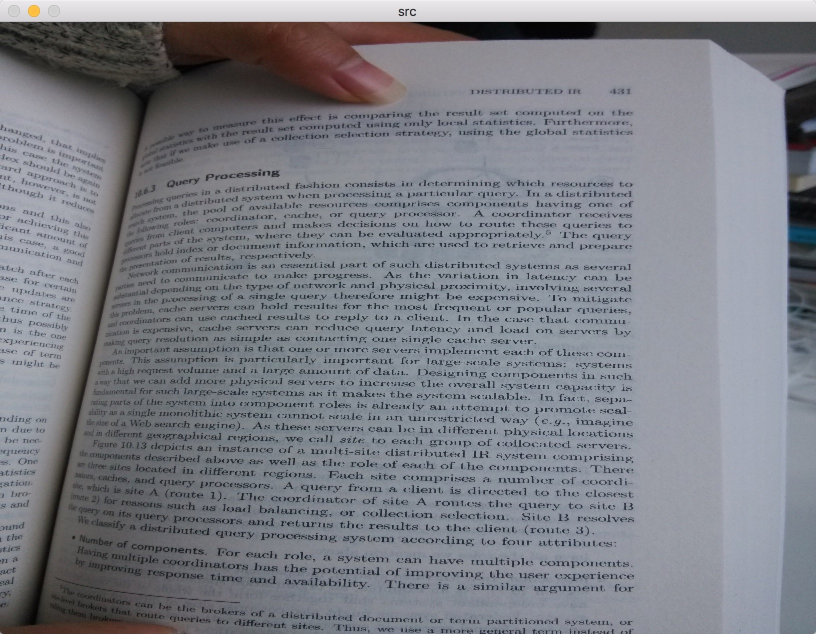
//> input picture testsrc.png, 1632 x 1268 px, given in place of test.jpg, which was not available (shown at 1/2 size)
$ ./image   (built with g++ and OpenCV 4)
//> lines starting //> are read from the running program, lines starting //| are printed output that depends on the picture; pictures that were not available may be replaced by others from this repository, and a replacement may not be noted
### image.hpp
//
//  image.hpp
//  imageEnhance
//
//  Created by tianzhaixing on 15/12/2.
//  Copyright © 2015年 beautifulreading. All rights reserved.
//

#ifndef image_hpp
#define image_hpp

#include <stdio.h>

#endif /* image_hpp */

### image.cpp
//
//  image.cpp
//  imageEnhance
//
//  Created by tianzhaixing on 15/12/2.
//  Copyright © 2015年 beautifulreading. All rights reserved.
//

#include "image.hpp"
#include <iostream>
#include <string>
#include <vector>
#include <opencv2/core/core.hpp>
#include <opencv2/highgui/highgui.hpp>
#include <opencv2/imgproc/imgproc.hpp>

using namespace std;
using namespace cv;

void calhistOfRGB(Mat& src)
{

    Mat dst;

    //分割图像为3个通道即：B, G and R
    vector<Mat> bgr_planes;
    split( src, bgr_planes );

    //创建箱子的数目
    int histSize = 256;

    //设置范围 ( for B,G,R) )
    float range[] = { 0, 256 } ;//不包含上界256
    const float* histRange = { range };

    //归一化，起始位置直方图清除内容
    bool uniform = true; bool accumulate = false;

    Mat b_hist, g_hist, r_hist;

    //计算每个平面的直方图
    //&bgr_planes[]原数组，1原数组个数，0只处理一个通道，
    //Mat()用于处理原来数组的掩膜，b_hist将要用来存储直方图的Mat对象
    //1直方图的空间尺寸，histsize每一维的箱子数目，histrange每一维的变化范围
    //uniform和accumulate箱子的大小一样，直方图开始的位置清除内容

    calcHist( &bgr_planes[0], 1, 0, Mat(), b_hist, 1, &histSize, &histRange, uniform, accumulate );
    calcHist( &bgr_planes[1], 1, 0, Mat(), g_hist, 1, &histSize, &histRange, uniform, accumulate );
    calcHist( &bgr_planes[2], 1, 0, Mat(), r_hist, 1, &histSize, &histRange, uniform, accumulate );

    //画直方图（ B, G and R）
    int hist_w = 512; int hist_h = 400;
    int bin_w = cvRound( (double) hist_w/histSize );

    Mat histImage( hist_h, hist_w, CV_8UC3, Scalar( 0,0,0) );

    //归一化结果为 [ 0, histImage.rows ]
    //b_hist输入数组，b_hist输出数组，
    //0和histImage.rows归一化的两端限制值，
    //NORM_MINMAX归一化类型 -1输出和输入类型一样，Mat()可选掩膜
    normalize(b_hist, b_hist, 0, histImage.rows, NORM_MINMAX, -1, Mat() );
    normalize(g_hist, g_hist, 0, histImage.rows, NORM_MINMAX, -1, Mat() );
    normalize(r_hist, r_hist, 0, histImage.rows, NORM_MINMAX, -1, Mat() );

    //为每个通道画图
    for( int i = 1; i < histSize; i++ )
    {
        line( histImage, Point( bin_w*(i-1), hist_h - cvRound(b_hist.at<float>(i-1)) ) ,
                 Point( bin_w*(i), hist_h - cvRound(b_hist.at<float>(i)) ),
                 Scalar( 255, 0, 0), 2, 8, 0
             );

        line( histImage, Point( bin_w*(i-1), hist_h - cvRound(g_hist.at<float>(i-1)) ) ,
                 Point( bin_w*(i), hist_h - cvRound(g_hist.at<float>(i)) ),
                Scalar( 0, 255, 0), 2, 8, 0
             );

        line( histImage, Point( bin_w*(i-1), hist_h - cvRound(r_hist.at<float>(i-1)) ) ,
                 Point( bin_w*(i), hist_h - cvRound(r_hist.at<float>(i)) ),
                 Scalar( 0, 0, 255), 2, 8, 0
             );
    }

    //显示输出结果
    namedWindow("calcHist Demo", CV_WINDOW_AUTOSIZE );
    imshow("calcHist Demo", histImage );

    waitKey(10);

}

float GetGamma(Mat& src)
{
    CV_Assert(src.data);
    CV_Assert(src.depth() != sizeof(uchar));

    int height = src.rows;
    int width  = src.cols;
    long size  = height * width;

    //!< histogram
    float histogram[256] = {0};
    uchar pvalue = 0;
    MatIterator_<uchar> it, end;
    for( it = src.begin<uchar>(), end = src.end<uchar>(); it != end; it++ )
    {
        pvalue = (*it);
        histogram[pvalue]++;

    }

    int threshold = 0;       //otsu阈值
    long sum0 = 0, sum1 = 0; //前景的灰度总和和背景灰度总和
    long cnt0 = 0, cnt1 = 0; //前景的总个数和背景的总个数

    double w0 = 0, w1 = 0;   //前景和背景所占整幅图像的比例
    double u0 = 0, u1 = 0;   //前景和背景的平均灰度
    double u = 0;            //图像总平均灰度
    double variance = 0;     //前景和背景的类间方差
    double maxVariance = 0;  //前景和背景的最大类间方差

    int i, j;
    for(i = 1; i < 256; i++) //一次遍历每个像素
    {
        sum0 = 0;
        sum1 = 0;
        cnt0 = 0;
        cnt1 = 0;
        w0   = 0;
        w1   = 0;
        for(j = 0; j < i; j++)
        {
            cnt0 += histogram[j];
            sum0 += j * histogram[j];
        }

        u0 = (double)sum0 /  cnt0;
        w0 = (double)cnt0 / size;

        for(j = i ; j <= 255; j++)
        {
            cnt1 += histogram[j];
            sum1 += j * histogram[j];
        }

        u1 = (double)sum1 / cnt1;
        w1 = 1 - w0;                 // (double)cnt1 / size;

        u = u0 * w0 + u1 * w1;

        //variance =  w0 * pow((u0 - u), 2) + w1 * pow((u1 - u), 2);
        variance =  w0 * w1 *  (u0 - u1) * (u0 - u1);

        if(variance > maxVariance)
        {
            maxVariance = variance;
            threshold = i;
        }
    }

    // convert threshold to gamma.
    float gamma = 0.0;
    gamma = threshold/255.0;

    // return
    return gamma;
}


void GammaCorrection(Mat& src, Mat& dst, float fGamma)
{
    CV_Assert(src.data);

    // accept only char type matrices
    CV_Assert(src.depth() != sizeof(uchar));

    // build look up table
    unsigned char lut[256];
    for( int i = 0; i < 256; i++ )
    {
        lut[i] = saturate_cast<uchar>(pow((float)(i/255.0), fGamma) * 255.0f);
    }

    // case 1 and 3 for different channels
    dst = src.clone();
    const int channels = dst.channels();
    switch(channels)
    {
        case 1:
        {

            MatIterator_<uchar> it, end;
            for( it = dst.begin<uchar>(), end = dst.end<uchar>(); it != end; it++ )
                *it = lut[(*it)];

            break;
        }
        case 3:
        {

            MatIterator_<Vec3b> it, end;
            for( it = dst.begin<Vec3b>(), end = dst.end<Vec3b>(); it != end; it++ )
            {
                (*it)[0] = lut[((*it)[0])]; // B
                (*it)[1] = lut[((*it)[1])]; // G
                (*it)[2] = lut[((*it)[2])]; // R
            }
            break;

        }
    } // end for switch
}


int main(int argc, char* argv[])
{

    const string s = "./test.jpg";

    Mat img = imread(s);
//> img is the input picture: 1268 rows x 1632 cols, CV_8UC3; mean B, G, R 134, 126.7, 124.3

    if (!img.data)
    {
        return -1;
    }

    int height = img.rows;
//> height = 1268
    int width  = img.cols;
//> width = 1632
    Mat simg;

    resize(img, simg, Size(height/4, width/4));
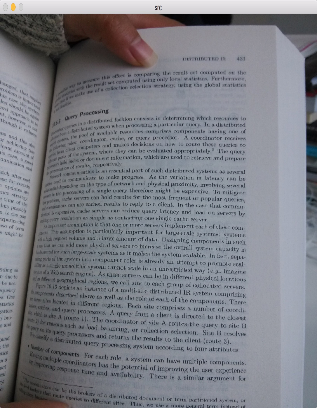
//> simg: 408 rows x 317 cols, CV_8UC3; mean B, G, R 133.8, 126.5, 124.1

    // R,G,B 通道分析
    calhistOfRGB(simg);
//> in calhistOfRGB, `split( src, bgr_planes );`:
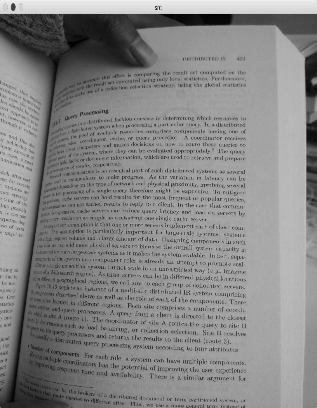
//> bgr_planes[0]: 408 rows x 317 cols, CV_8UC1; min 1, max 241, mean 133.8
//> in calhistOfRGB, `split( src, bgr_planes );`:
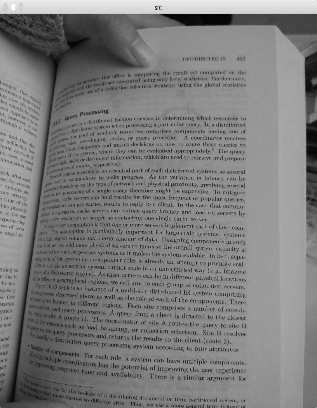
//> bgr_planes[2]: 408 rows x 317 cols, CV_8UC1; min 2, max 255, mean 124.1
//> in calhistOfRGB, `calcHist( &bgr_planes[0], 1, 0, Mat(), b_hist, 1, &histSize, &histRang..`: b_hist = 256 values, max 2346 at index 161, min 0 at index 0, mean 505.2
//> in calhistOfRGB, `calcHist( &bgr_planes[1], 1, 0, Mat(), g_hist, 1, &histSize, &histRang..`: g_hist = 256 values, max 2705 at index 145, min 0 at index 0, mean 505.2
//> in calhistOfRGB, `calcHist( &bgr_planes[2], 1, 0, Mat(), r_hist, 1, &histSize, &histRang..`: r_hist = 256 values, max 2573 at index 143, min 0 at index 0, mean 505.2
//> in calhistOfRGB, `normalize(b_hist, b_hist, 0, histImage.rows, NORM_MINMAX, -1, Mat() );`: b_hist = 256 values, max 400 at index 161, min 0 at index 0, mean 86.14
//> in calhistOfRGB, `normalize(g_hist, g_hist, 0, histImage.rows, NORM_MINMAX, -1, Mat() );`: g_hist = 256 values, max 400 at index 145, min 0 at index 0, mean 74.71
//> in calhistOfRGB, `normalize(r_hist, r_hist, 0, histImage.rows, NORM_MINMAX, -1, Mat() );`: r_hist = 256 values, max 400 at index 143, min 0 at index 0, mean 78.54
//> after the loop in calhistOfRGB, `for( int i = 1; i < histSize; i++ )`:
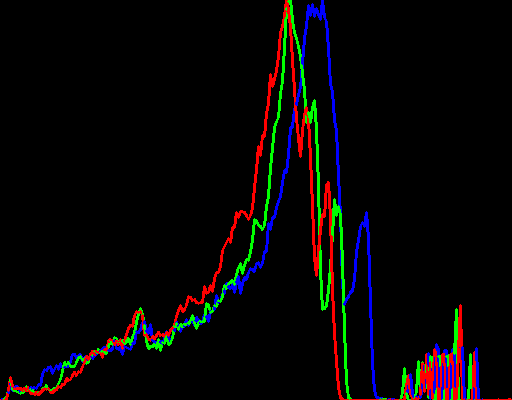
//> histImage: 400 rows x 512 cols, CV_8UC3; mean B, G, R 5.6, 5.7, 7.2

    // Gray
    Mat Grayimg;
    cvtColor(simg, Grayimg, COLOR_BGR2GRAY);

    float gamma = GetGamma(Grayimg);
//> the loop in GetGamma, `for( it = src.begin<uchar>(), end = src.end<uchar>(); it != end; it++ )` made 129336 passes
//> pvalue on passes 1 to 3: 218, 239, 237
//> after the loop in GetGamma, `for( it = src.begin<uchar>(), end = src.end<uchar>(); it != end; it++ )`: histogram = 256 values, max 2635 at index 145, min 0 at index 0, mean 505.2
//> the loop in GetGamma, `for(i = 1; i < 256; i++)` made 255 passes
//> (cnt0, sum0, u0, w0, cnt1, sum1, u1, w1) on passes 3 to 14: (3, 6, 2, 2.32e-05, 129333, 16378160, 126.6, 1), (17, 48, 2.82, 0.000131, 129319, 16378118, 126.6, 1), (85, 320, 3.76, 0.000657, 129251, 16377846, 126.7, 0.999), (234, 1065, 4.55, 0.00181, 129102, 16377101, 126.9, 0.998), (314, 1545, 4.92, 0.00243, 129022, 16376621, 126.9, 0.998), (388, 2063, 5.32, 0.003, 128948, 16376103, 127, 0.997), (451, 2567, 5.69, 0.00349, 128885, 16375599, 127.1, 0.997), (507, 3071, 6.06, 0.00392, 128829, 16375095, 127.1, 0.996), (547, 3471, 6.35, 0.00423, 128789, 16374695, 127.1, 0.996), (598, 4032, 6.74, 0.00462, 128738, 16374134, 127.2, 0.995), (668, 4872, 7.29, 0.00516, 128668, 16373294, 127.3, 0.995), (748, 5912, 7.9, 0.00578, 128588, 16372254, 127.3, 0.994)
//> (cnt0, sum0, u0, w0, cnt1, sum1, u1, w1) on passes 1 to 2: (0, 0, nan, 0, 129336, 16378166, 126.6, 1), (0, 0, nan, 0, 129336, 16378166, 126.6, 1)
    cout << "gamma is " << gamma << endl;
//| gamma is 0.435294

    Mat dst;
    GammaCorrection(simg, dst, gamma);
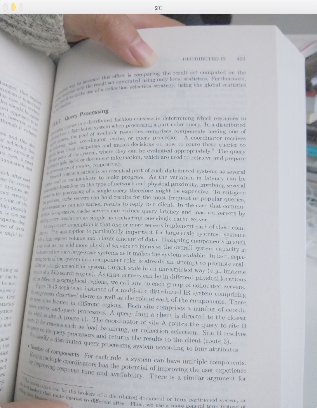
//> dst: 408 rows x 317 cols, CV_8UC3; mean B, G, R 189.2, 184.8, 183.6

    // Show
    imshow("src",   simg);
    imshow("dst",   dst);

    waitKey(0);

    return 0;
}
